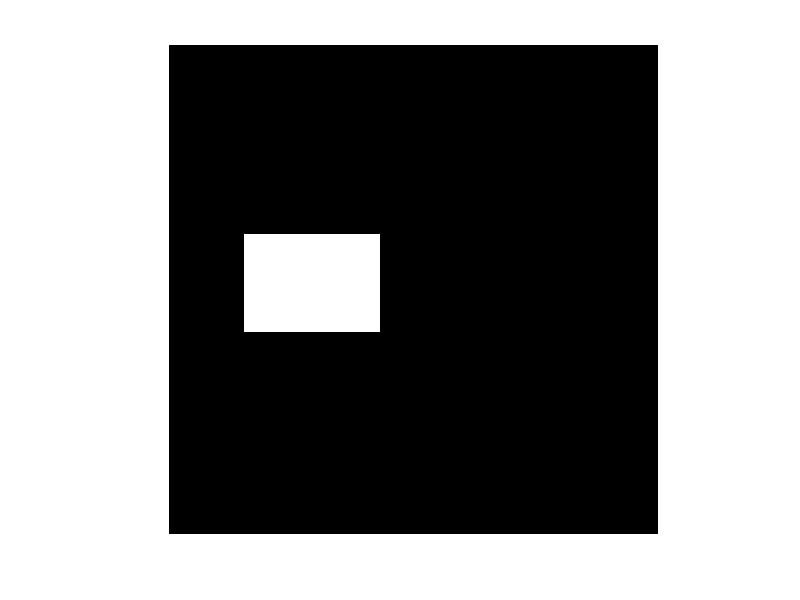
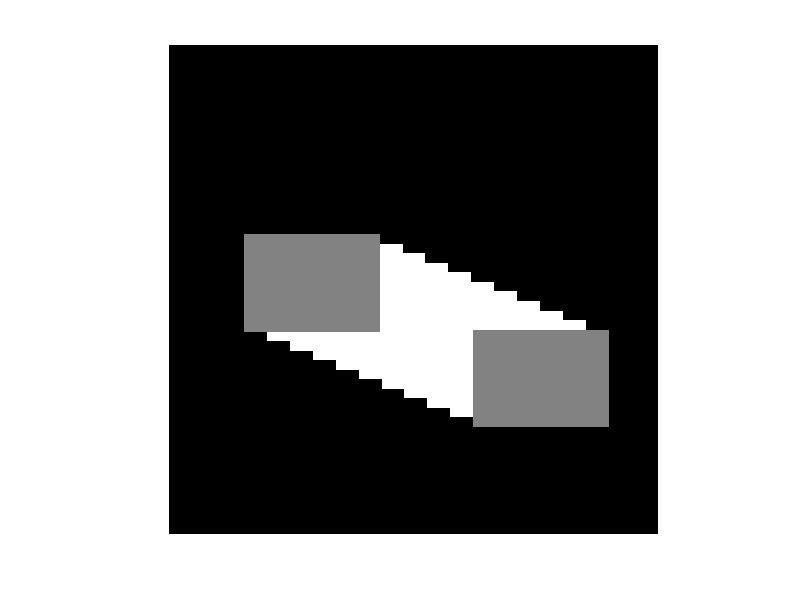
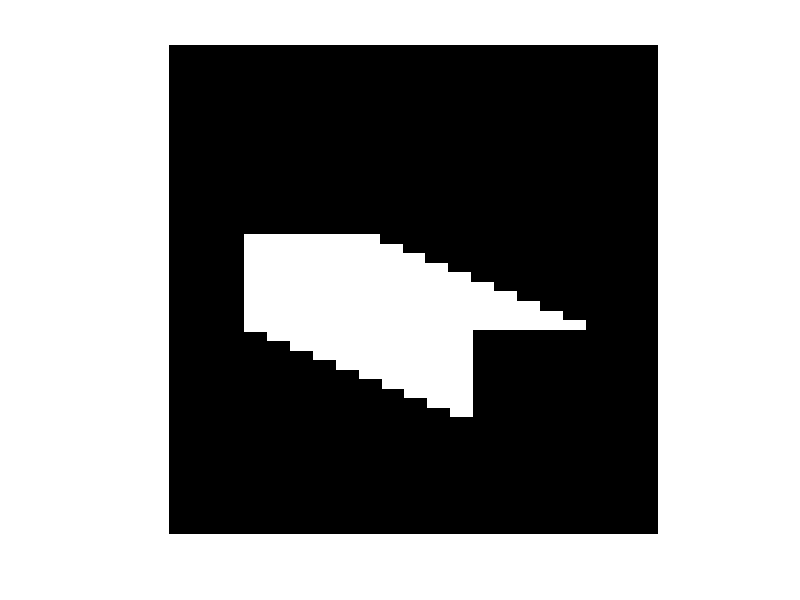
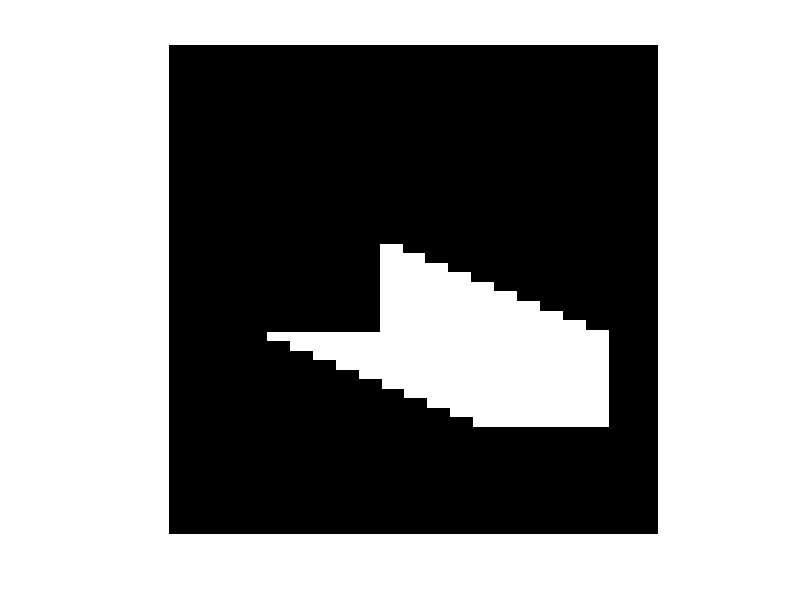

These figures' MATLAB source, in order:
clear all
close all


A = zeros(256,256); % initialize a 256*256 image  

% initialize absolute ADI, positive ADI and Negative ADI
% all initialized to zero
% Note that all ADIs are of the same size with the image
% DO NOT change the name of the ADIs as they will be used later
ADI_abs = zeros(256,256);
ADI_pos = zeros(256,256);
ADI_neg = zeros(256,256);

% initialize the starting position of the moving object
% the moving object is a rectangle similar to the example in the lecture
% slides
start1 = 100;
start2 = 150;
start3 = 40;
start4 = 110;

%threshold T as in euations in the lecture slides regarding ADI
T = 0.5;

%initialize the reference frame R
A(start1:start2, start3:start4) = 1;

%visualize the object and in the reference frame R
figure,imshow(A,[], 'border','tight');

j = 0;
for i = 5: 5 :50
        j = j + 12;
        A2 = zeros(256,256);
        A2(start1 + i: start2 + i, start3 + j: start4 + j) = 1;
        
        % You need to code up the follwing part that calculate the ADIs
        % Namely, the absolute ADI, the positive ADI and the negative ADI
        % Equations can be found in lecture slides regarding ADIs
        % You need to decide on the appropriate threshold T for this case
        % at line 23
        
        % Compute the differences
        D = A - A2;
        
        % Calculate the ADIs
        ADI_abs = ADI_abs + (abs(D) > T);
        ADI_pos = ADI_pos + (D > T);
        ADI_neg = ADI_neg + (D < -T);
        
        % Update the reference frame
        A = A2;
end

% The following part will calculate the moving speed 
% and the total space(in pixel number) occupied by the moving object
[row, col] = find(ADI_neg > 0);
speed_X_Direction = (max(col) - start4) / 10
speed_Y_Direction = (max(row) - start2) / 10
total_space_occupied = sum(sum(ADI_abs > 0))

% The following part helps you to visualize the ADIs you compute
% compare them with the example shown in lecture
% You should be getting someting very similar
figure,imshow(ADI_abs,[], 'border','tight');
figure,imshow(ADI_pos,[], 'border','tight');
figure,imshow(ADI_neg,[], 'border','tight');